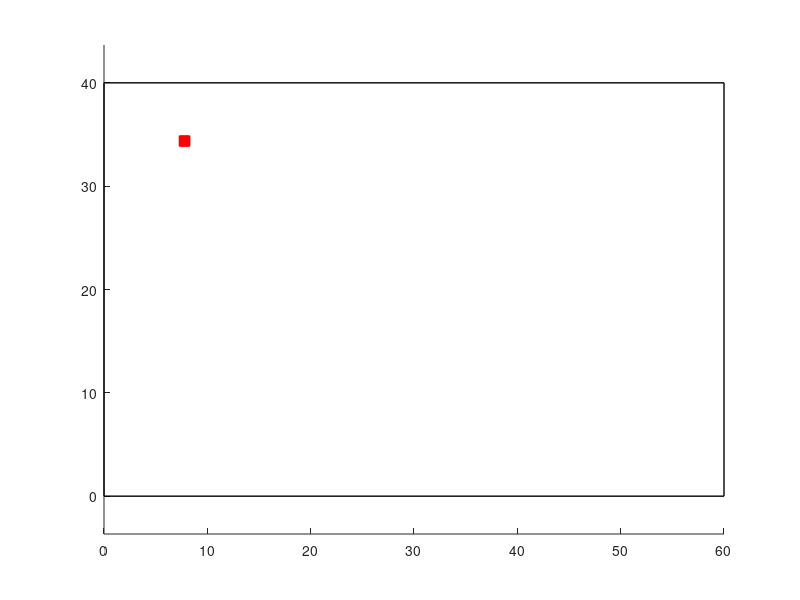

Write MATLAB code to recreate this figure. (Note: this script raises an error after producing the figure.)
% lab 6 
% ćwiczenie 1 - wersja 2 - z odbiciami

clear all; close all; clc;

% wymiary pomieszczenia
sizeX = 60; sizeY = 40;
rectangle('Position', [0 0 sizeX sizeY], 'EdgeColor', 'black', 'LineWidth', 1);
hold on;
axis equal;

% współrzędne nadajników
uwb = [5.5, 5.5, 5.5; % x
       4.5, 20,  34]; % y

% współrzędne odbiorników
odb = [54,   54,   54,   54;    % x
       10.5, 16.5, 24.5, 30.5]; % y

% pasywny obiekt, który blokuje część z możliwych dróg propagacji
uwb_idx = randi(length(uwb(1,:)));
odb_idx = randi(length(odb(1,:)));
t = rand();
obj_x = (1 - t) * uwb(1, uwb_idx) + t * odb(1, odb_idx);
obj_y = (1 - t) * uwb(2, uwb_idx) + t * odb(2, odb_idx);
rectangle('Position', [obj_x obj_y 1 1], 'EdgeColor', 'red', 'FaceColor', 'red', 'LineWidth', 1);

for i=1:length(uwb(1,:))
    for j=1:length(odb(1,:))
        plot(uwb(1, i), uwb(2, i), 'O', 'Color', 'blue');
        plot(odb(1, j), odb(2, j), 'O', 'Color', 'blue');
        hold on;

        res = wektorsektor(uwb(1, i), uwb(2,i), odb(1,j), odb(2,j), obj_x, obj_y, 1, 1);
        if res == 1 || res == 0
            line([uwb(1,i) odb(1,j)], [uwb(2,i) odb(2,j)], 'Color', 'red', 'LineWidth', 2);
        else
            line([uwb(1,i) odb(1,j)], [uwb(2,i) odb(2,j)], 'Color', 'green', 'LineWidth', 0.5);
        end

        % odbicie względem górnej ściany
        cross_point_y = sizeY;
        cross_point_x = cross_x(uwb(1,i), odb(1,j), (2*sizeY - uwb(2,i)), odb(2,j), cross_point_y);
        ray_tracing(uwb(1,i), uwb(2,i), odb(1,j), odb(2,j), obj_x, obj_y, cross_point_x, cross_point_y);
        
        % odbicie względem dolnej ściany
        cross_point_y = 0;
        cross_point_x = cross_x(uwb(1,i), odb(1,j), -uwb(2,i), odb(2,j), cross_point_y);
        ray_tracing(uwb(1,i), uwb(2,i), odb(1,j), odb(2,j), obj_x, obj_y, cross_point_x, cross_point_y);

        % odbicie względem lewej ściany
        cross_point_x = 0;
        cross_point_y = cross_y((-uwb(1,i)), odb(1,j), uwb(2,i), odb(2,j), cross_point_x);
        ray_tracing(uwb(1,i), uwb(2,i), odb(1,j), odb(2,j), obj_x, obj_y, cross_point_x, cross_point_y);

        % odbicie względem prawej ściany
        cross_point_x = sizeX;
        cross_point_y = cross_y((2*sizeX - uwb(1,i)), odb(1,j), uwb(2,i), odb(2,j), cross_point_x);
        ray_tracing(uwb(1,i), uwb(2,i), odb(1,j), odb(2,j), obj_x, obj_y, cross_point_x, cross_point_y);
    end
end

function cross_point_x = cross_x(xa, xb, ya, yb, yc)
    cross_point_x = ((xa - xb)/(ya - yb)) * (yc - ya) + xa;
end

function cross_point_y = cross_y(xa, xb, ya, yb, xc)
    cross_point_y = ((ya - yb)/(xa - xb)) * (xc - xa) + ya;
end

function [res1, res2] = ray_tracing(uwb_x, uwb_y, odb_x, odb_y, obj_x, obj_y, cross_point_x, cross_point_y)
    res1 = wektorsektor(uwb_x, uwb_y, cross_point_x, cross_point_y, obj_x, obj_y, 1, 1);
    if res1 == 1 || res1 == 0
        line([uwb_x cross_point_x], [uwb_y cross_point_y], 'Color', 'red', 'LineWidth', 2);
        line([cross_point_x odb_x], [cross_point_y odb_y], 'Color', 'red', 'LineWidth', 2);
    else
        res2 = wektorsektor(cross_point_x, cross_point_y, odb_x, odb_y, obj_x, obj_y, 1, 1);
        if res2 == 1 || res2 == 0
            line([uwb_x cross_point_x], [uwb_y cross_point_y], 'Color', 'red', 'LineWidth', 2);
            line([cross_point_x odb_x], [cross_point_y odb_y], 'Color', 'red', 'LineWidth', 2);
        else
            line([uwb_x cross_point_x], [uwb_y cross_point_y], 'Color', 'green', 'LineWidth', 0.5);
            line([cross_point_x odb_x], [cross_point_y odb_y], 'Color', 'green', 'LineWidth', 0.5);
        end
    end
end